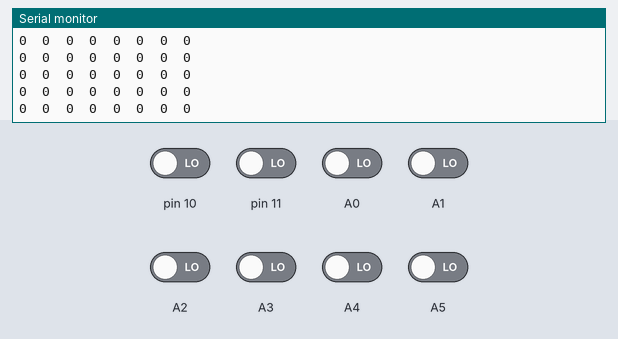
Bench run of a sketch on a simulated Arduino Uno, built with avr-gcc and run on an emulated ATmega328P. Parts: the last lines printed to the serial monitor. Inputs (shaded band) come from the test bench; at power-on: A0–5, pin 10, pin 11 LOW.

Above: at 7.9 s.
8.0 s: pin 10 driven HIGH
At 8.22 s:
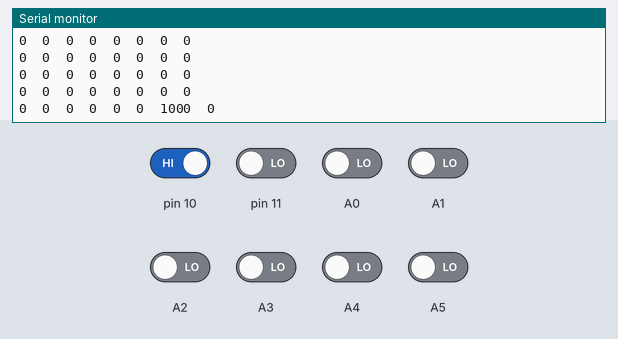
9.5 s: pin 11 driven HIGH
At 9.74 s:
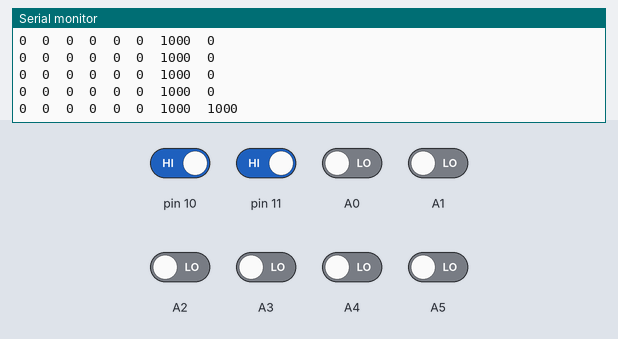
11.0 s: A0 driven HIGH
At 11.26 s:
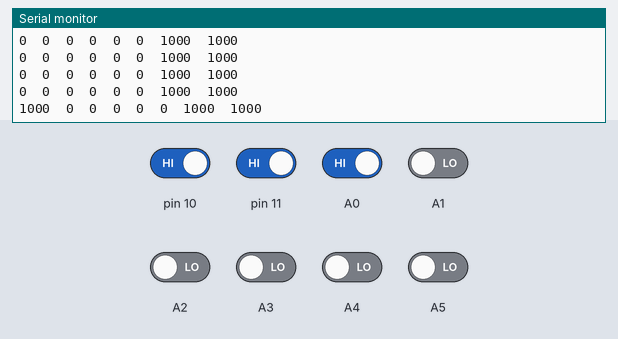
12.5 s: A1 driven HIGH
At 12.78 s:
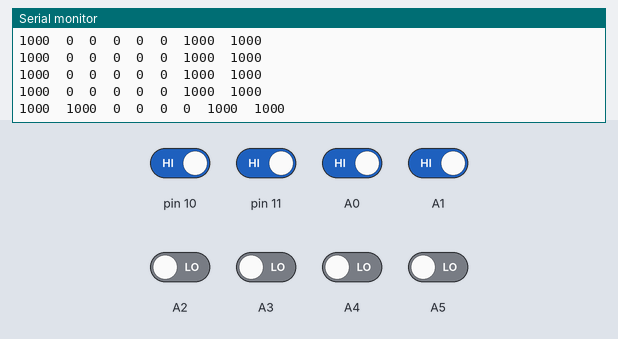
14.0 s: A2 driven HIGH
At 14.31 s:
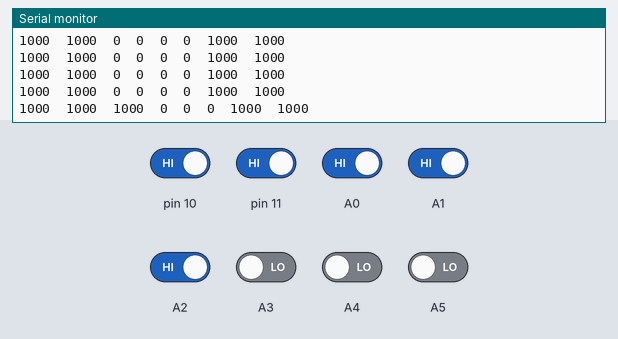
15.5 s: A3 driven HIGH
At 15.83 s:
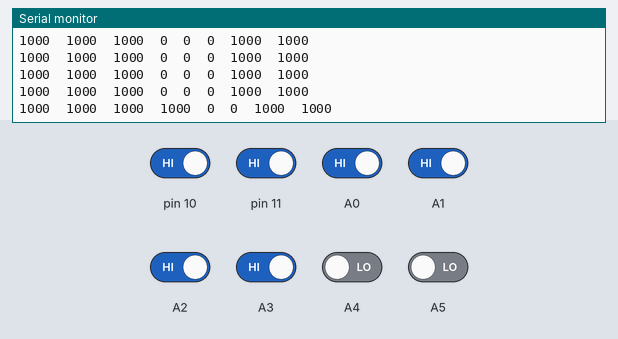
Timing chart, 0 to 18.0 s (numbered marks = the images above; inputs shaded):
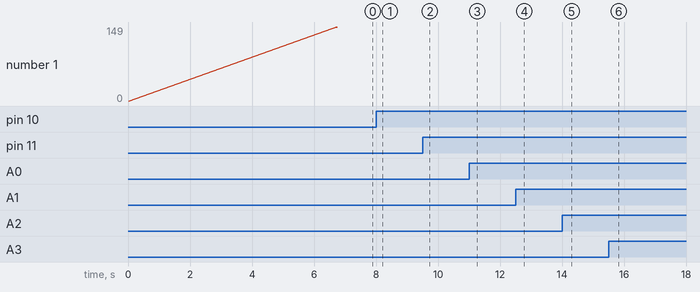

The sketch:

qtrsensortesting.ino
```cpp
#include <QTRSensors.h>
#define NUM_SENSORS 8    // number of sensors used
#define TIMEOUT       2500  // waits for 2500 us for sensor outputs to go low

// Create instance of sensors. Sensors connected to pins 5 to 12
//QTRSensorsRC qtrrc((unsigned char[]) {A2,A3,A4,A5},  NUM_SENSORS, TIMEOUT); //QTR_NO_EMITTER_PIN);
QTRSensorsRC qtrrc((unsigned char[]) {A0,A1,A2,A3,A4,A5,10,11},  NUM_SENSORS, TIMEOUT); //QTR_NO_EMITTER_PIN);

unsigned int sensorValues[NUM_SENSORS];
void setup() {
  // put your setup code here, to run once:
pinMode(10, INPUT);
  pinMode(11, INPUT);
  Serial.begin(9600);
  for (int k = 0; k < 150; k++){ // make the calibration take about 5 seconds
qtrrc.calibrate();
Serial.println(k);
delay(20);}
}

void loop() {
  // put your main code here, to run repeatedly:
qtrrc.readCalibrated(sensorValues);

  // print the sensor values as numbers from 0 to 1023, where 0 means maximum reflectance and
  // 1023 means minimum reflectance
  for (unsigned char i = 0; i < NUM_SENSORS; i++)
  {
    Serial.print(sensorValues[i]);
    Serial.print('\t'); // tab to format the raw data into columns in the Serial monitor
  }
  Serial.println();

  delay(250);
}
```

Measured:
- after the input at 8.0 s, the serial monitor: prints a new line at once (image 1)
- after the input at 9.5 s, the serial monitor: prints a new line after 0.06 s (image 2)
- after the input at 11.0 s, the serial monitor: prints a new line after 0.08 s (image 3)
- after the input at 12.5 s, the serial monitor: prints a new line after 0.10 s (image 4)
- after the input at 14.0 s, the serial monitor: prints a new line after 0.12 s (image 5)
- after the input at 15.5 s, the serial monitor: prints a new line after 0.15 s (image 6)
